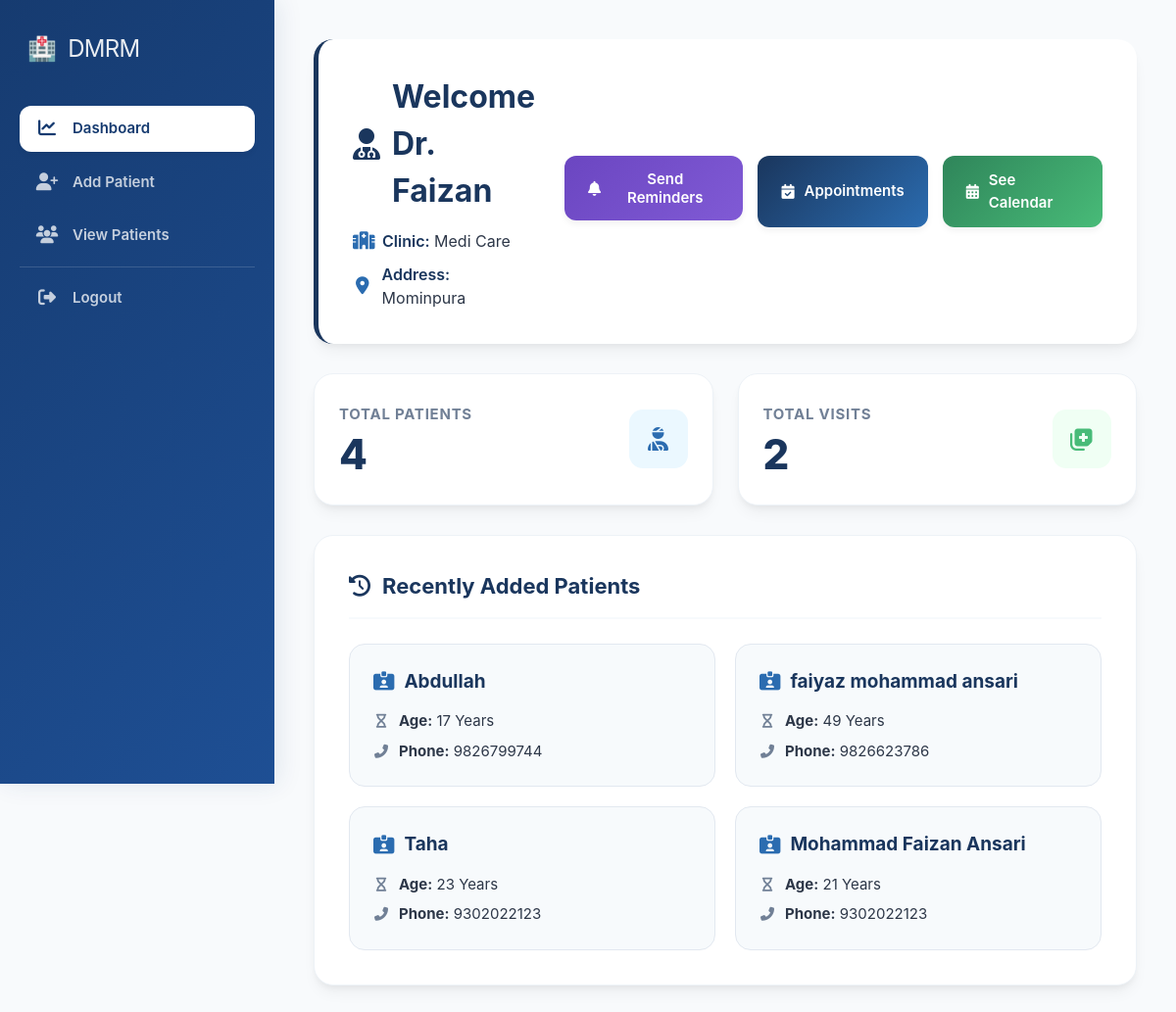
Screenshot of /dashboard (signed in) with the database file from the repository.
### tables this page shows
CREATE TABLE doctors (
        id INTEGER PRIMARY KEY AUTOINCREMENT,
        name TEXT,
        email TEXT UNIQUE,
        password TEXT,
        clinic_name TEXT,
        clinic_address TEXT
    );

CREATE TABLE patients (
        id INTEGER PRIMARY KEY AUTOINCREMENT,
        doctor_id INTEGER,
        name TEXT,
        age INTEGER,
        gender TEXT,
        phone TEXT,
        email TEXT,
        disease TEXT,
        blood_group TEXT,
        address TEXT,
        report TEXT,
        FOREIGN KEY(doctor_id) REFERENCES doctors(id)
    );

### app.py (the view)
@app.route("/dashboard")
def dashboard():
    if not is_logged_in() or session.get("role") != "admin":
        return redirect("/login")
    conn = sqlite3.connect(DATABASE, timeout=20)
    conn.row_factory = sqlite3.Row
    cur = conn.cursor()
    doctor_id = session.get("doctor_id")
    cur.execute("SELECT * FROM doctors WHERE id=?", (doctor_id,))
    doctor = cur.fetchone()
    cur.execute("SELECT COUNT(*) FROM patients WHERE doctor_id=?", (doctor_id,))
    total_patients = cur.fetchone()[0]
    cur.execute("SELECT COUNT(*) FROM visits WHERE patient_id IN (SELECT id FROM patients WHERE doctor_id=?)", (doctor_id,))
    total_visits = cur.fetchone()[0]
    cur.execute("SELECT COUNT(*) FROM appointments WHERE status='pending' AND doctor_id=?", (doctor_id,))
    pending_appointments = cur.fetchone()[0]
    cur.execute("""
        SELECT id, name, age, phone
        FROM patients
        WHERE doctor_id=?
        ORDER BY id DESC
        LIMIT 5
    """, (doctor_id,))
    recent_patients = cur.fetchall()
    conn.close()
    return render_template(
        "dashboard.html",
        doctor=doctor,
        total_patients=total_patients,
        total_visits=total_visits,
        recent_patients=recent_patients,
        pending_appointments=pending_appointments
    )

### app.py (called while the page is built)
def is_logged_in():
    return session.get("logged_in")

### templates/dashboard.html (shortened to what this page needs)
{% extends "base.html" %}
{% block content %}
<link rel="stylesheet" href="https://cdnjs.cloudflare.com/ajax/libs/font-awesome/6.5.1/css/all.min.css"/>
<div class="dashboard-wrapper">
    <div class="dd-header">
        <div class="dd-welcome">
            <h1>
                <i class="fa-solid fa-user-doctor"></i> Welcome Dr. {{ doctor.name }}
            </h1>
            <div class="dd-welcome-details">
                <div class="clinic-info-item">
                    <i class="fa-solid fa-hospital"></i>
                    <span><b>Clinic:</b> {{ doctor.clinic_name }}</span>
                </div>
                <div class="clinic-info-item">
                    <i class="fa-solid fa-location-dot"></i>
                    <span><b>Address:</b> {{ doctor.clinic_address }}</span>
                </div>
            </div>
        </div>
        <div class="dd-actions">
    <form action="/manual_send_reminders" method="POST" style="margin:0;">
        <button type="submit" class="dd-action-btn dd-purple">
            <i class="fa-solid fa-bell"></i> Send Reminders
        </button>
    </form>
    <a href="/appointments" class="dd-action-btn dd-blue">
        <i class="fa-solid fa-calendar-check"></i> Appointments
    </a>
    <a href="/appointment_calendar" class="dd-action-btn dd-green">
        <i class="fa-solid fa-calendar-days"></i> See Calendar
    </a>
</div>
    </div>
    <div class="dd-stats">
        <div class="dd-stat-box">
            <div class="dd-stat-box-content">
                <h3>Total Patients</h3>
                <h1>{{ total_patients }}</h1>
            </div>
            <div class="dd-stat-icon-wrapper dd-stat-blue-icon">
                <i class="fa-solid fa-user-injured"></i>
            </div>
        </div>
        <div class="dd-stat-box">
            <div class="dd-stat-box-content">
                <h3>Total Visits</h3>
                <h1>{{ total_visits }}</h1>
            </div>
            <div class="dd-stat-icon-wrapper dd-stat-green-icon">
                <i class="fa-solid fa-notes-medical"></i>
            </div>
        </div>
    </div>
    <div class="dd-patients">
        <h2>
            <i class="fa-solid fa-clock-rotate-left"></i> Recently Added Patients
        </h2>
        <div class="dd-patient-grid">
            {% for patient in recent_patients %}
                <div class="dd-patient-card">
                    <h3>
                        <i class="fa-solid fa-id-card-clip"></i> {{ patient.name }}
                    </h3>
                    <div class="dd-patient-meta">
                        <p>
                            <i class="fa-solid fa-hourglass"></i>
                            <span><b>Age:</b> {{ patient.age }} Years</span>
                        </p>
                        <p>
                            <i class="fa-solid fa-phone-flip"></i>
                            <span><b>Phone:</b> {{ patient.phone }}</span>
                        </p>
                    </div>
                </div>
            {% else %}
                <div class="dd-no-patients-box">
                    <i class="fa-solid fa-users-slash" style="display: block; font-size: 36px; margin-bottom: 12px; color: var(--text-muted);"></i>
                    No patient records found inside your medical registry directory yet.
                </div>
            {% endfor %}
        </div>
    </div>
</div>
{% endblock %}

### templates/dashboard.html (style rules this page uses)
:root { --primary-color: #1a365d; --primary-light: #2b6cb0; --accent-success: #2f855a; --accent-success-light: #48bb78; --bg-light: #f7fafc; --text-dark: #2d3748; --text-muted: #718096; --card-shadow: 0 10px 15px -3px rgba(0, 0, 0, 0.05), 0 4px 6px -2px rgba(0, 0, 0, 0.05); --transition-smooth: all 0.25s ease-in-out; }
.dashboard-wrapper { width: 100%; font-family: -apple-system, BlinkMacSystemFont, "Segoe UI", Roboto, Helvetica, Arial, sans-serif; color: var(--text-dark); }
.dd-header { background: #ffffff; padding: 35px; border-radius: 20px; display: grid; grid-template-columns: 1fr auto; align-items: center; gap: 30px; box-shadow: var(--card-shadow); margin-bottom: 30px; border-left: 5px solid var(--primary-color); }
.dd-welcome h1 { font-size: 32px; font-weight: 700; color: var(--primary-color); margin: 0 0 15px 0; display: flex; align-items: center; gap: 12px; }
.dd-welcome-details { display: flex; flex-direction: column; gap: 10px; }
.clinic-info-item { display: flex; align-items: center; gap: 10px; font-size: 16px; color: var(--text-dark); }
.clinic-info-item i { color: var(--primary-light); font-size: 18px; width: 20px; text-align: center; }
.clinic-info-item b { color: var(--primary-color); font-weight: 600; }
.dd-actions { display: flex; gap: 15px; }
.dd-action-btn { text-decoration: none; color: #ffffff; padding: 14px 24px; border-radius: 12px; font-size: 15px; font-weight: 600; transition: var(--transition-smooth); position: relative; display: inline-flex; align-items: center; gap: 10px; box-shadow: 0 4px 6px rgba(0, 0, 0, 0.05); }
.dd-blue { background: linear-gradient(135deg, var(--primary-color), var(--primary-light)); }
.dd-green { background: linear-gradient(135deg, var(--accent-success), var(--accent-success-light)); }
.dd-stats { display: grid; grid-template-columns: repeat(auto-fit, minmax(240px, 1fr)); gap: 25px; margin-bottom: 30px; }
.dd-stat-box { background: #ffffff; padding: 30px 25px; border-radius: 20px; box-shadow: var(--card-shadow); position: relative; overflow: hidden; display: flex; align-items: center; justify-content: space-between; border: 1px solid #edf2f7; transition: var(--transition-smooth); }
.dd-stat-box-content h3 { font-size: 15px; text-transform: uppercase; letter-spacing: 0.05em; color: var(--text-muted); margin: 0 0 8px 0; font-weight: 700; }
.dd-stat-box-content h1 { font-size: 42px; font-weight: 800; color: var(--primary-color); margin: 0; line-height: 1; }
.dd-stat-icon-wrapper { width: 60px; height: 60px; border-radius: 14px; display: flex; align-items: center; justify-content: center; font-size: 24px; }
.dd-stat-blue-icon { background: #ebf8ff; color: var(--primary-light); }
.dd-stat-green-icon { background: #f0fff4; color: var(--accent-success-light); }
.dd-patients { background: #ffffff; padding: 35px; border-radius: 20px; box-shadow: var(--card-shadow); border: 1px solid #edf2f7; }
.dd-patients h2 { font-size: 22px; font-weight: 700; color: var(--primary-color); margin: 0 0 25px 0; display: flex; align-items: center; gap: 12px; padding-bottom: 15px; border-bottom: 2px solid #f7fafc; }
.dd-patient-grid { display: grid; grid-template-columns: repeat(auto-fit, minmax(300px, 1fr)); gap: 20px; }
.dd-patient-card { background: var(--bg-light); padding: 24px; border-radius: 16px; border: 1px solid #e2e8f0; transition: var(--transition-smooth); display: flex; flex-direction: column; justify-content: space-between; }
.dd-patient-card h3 { color: var(--primary-color); margin: 0 0 15px 0; font-size: 19px; font-weight: 700; display: flex; align-items: center; gap: 10px; }
.dd-patient-card h3 i { color: var(--primary-light); }
.dd-patient-meta { display: flex; flex-direction: column; gap: 8px; }
.dd-patient-card p { font-size: 15px; color: var(--text-dark); margin: 0; display: flex; align-items: center; gap: 10px; }
.dd-patient-card p i { color: var(--text-muted); font-size: 14px; width: 16px; text-align: center; }
.dd-purple { background: linear-gradient(135deg, #6b46c1, #805ad5); }
.dd-actions form button.dd-action-btn { border: none; font-family: inherit; cursor: pointer; margin: 0; }

### rows the page displays
doctors: name "Faizan", clinic_name "Medi Care", clinic_address "Mominpura"
patients: name "Abdullah", age "17", phone "9826799744"
patients: name "faiyaz mohammad ansari", age "49", phone "9826623786"
patients: name "Taha", age "23", phone "9302022123"
patients: name "Mohammad Faizan Ansari", age "21", phone "9302022123"

### other values shown
{{ total_patients }} "4"
{{ total_visits }} "2"
